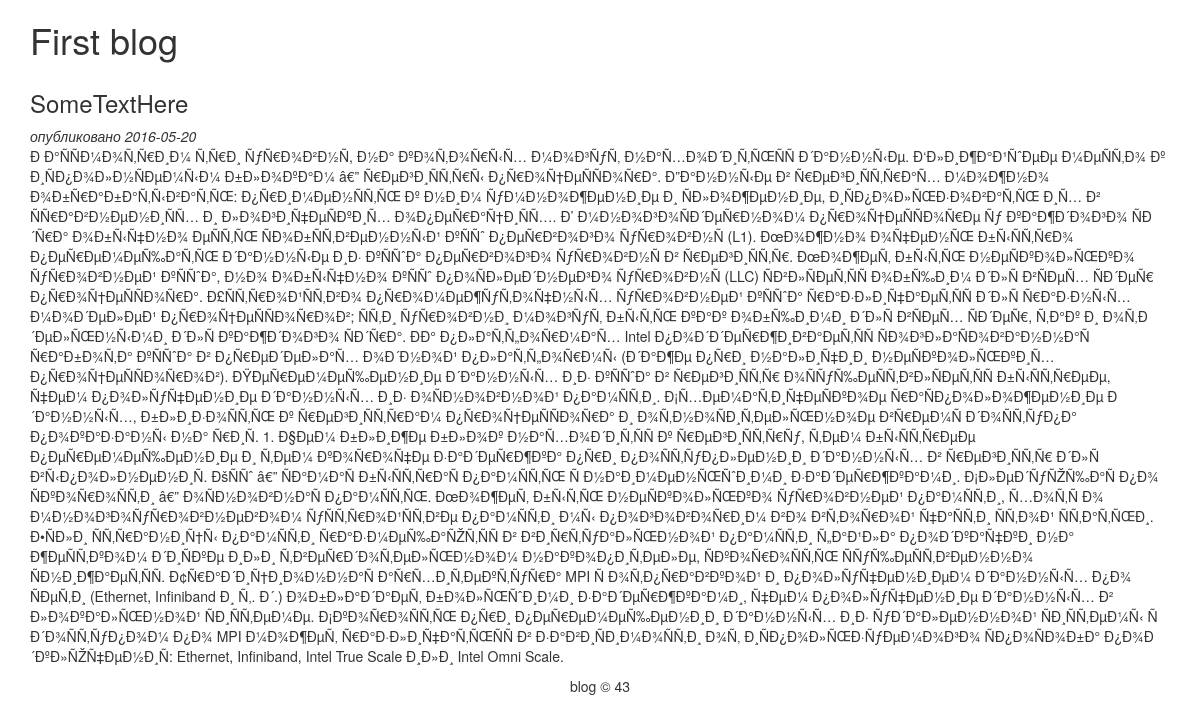
The app's page /article.php?id=5 with its own data.
### tables this page shows
CREATE TABLE `articles` (
  `id` int(11) NOT NULL,
  `title` varchar(255) NOT NULL,
  `content` text NOT NULL,
  `date` date NOT NULL
);

### article.php (called while the page is built)
<?php
require_once("database.php");
require_once("models/articles.php");
$link = db_connect();
$article = articles_get($link, $_GET['id']);
include("views/article.php");
?>

### models/articles.php (called while the page is built, shortened)
<?php
function articles_get($link, $id_article){
    $query = sprintf("SELECT * FROM articles WHERE id=%d", (int)$id_article);
    $result = mysqli_query($link, $query);
    $article = mysqli_fetch_assoc($result);
    return $article;
}
?>

### views/article.php (the view, shortened to what this page needs)
<!DOCTYPE html>
<html>
    <head>
        <link rel="stylesheet" href="style.css">
        <link rel="stylesheet" href="https://maxcdn.bootstrapcdn.com/bootstrap/3.3.6/css/bootstrap.min.css">
    </head>
    <body>
        <div class="container">
            <h1>First blog</h1>
            <div class="article">
                <h3><?=$article['title']?></h3>
                <em>опубликовано <?=$article['date']?></em>
                <p><?=$article['content']?></p>
            </div>
            <footer>blog &copy; 43</footer>
        </div>
    </body>
</html>

### style.css (style rules this page uses)
footer { text-align: center; margin-bottom: 30px; }
.article { margin-top: 30px; }

### records on screen
articles: title "SomeTextHere", date "2016-05-20", content "Ð Ð°ÑÑÐ¼Ð¾Ñ‚Ñ€Ð¸Ð¼ Ñ‚Ñ€Ð¸ ÑƒÑ€Ð¾Ð²Ð½Ñ, Ð½Ð° ÐºÐ¾Ñ‚Ð¾Ñ€Ñ‹Ñ… Ð¼Ð¾Ð³ÑƒÑ‚ Ð½Ð°Ñ…Ð¾Ð´Ð¸Ñ‚ÑŒÑÑ Ð´Ð°Ð½Ð½Ñ‹Ðµ. Ð‘Ð»Ð¸Ð¶Ð°Ð¹ÑˆÐµÐµ Ð¼ÐµÑÑ‚Ð¾ Ðº Ð¸ÑÐ¿Ð¾Ð»Ð½ÑÐµÐ¼Ñ‹Ð¼ Ð±Ð»Ð¾ÐºÐ°Ð¼ â€” Ñ€ÐµÐ³Ð¸ÑÑ‚Ñ€Ñ‹ Ð¿Ñ€Ð¾Ñ†ÐµÑÑÐ¾Ñ€Ð°. Ð”Ð°Ð½Ð½Ñ‹Ðµ Ð² Ñ€ÐµÐ³Ð¸ÑÑ‚Ñ€Ð°Ñ… Ð¼Ð¾Ð¶Ð½Ð¾ Ð¾Ð±Ñ€Ð°Ð±Ð°Ñ‚Ñ‹Ð²Ð°Ñ‚ÑŒ: Ð¿Ñ€Ð¸Ð¼ÐµÐ½ÑÑ‚ÑŒ Ðº Ð½Ð¸Ð¼ ÑƒÐ¼Ð½Ð¾Ð¶ÐµÐ½Ð¸Ðµ Ð¸ ÑÐ»Ð¾Ð¶ÐµÐ½Ð¸Ðµ, Ð¸ÑÐ¿Ð¾Ð»ÑŒÐ·Ð¾Ð²Ð°Ñ‚ÑŒ Ð¸Ñ… Ð² ÑÑ€Ð°Ð²Ð½ÐµÐ½Ð¸ÑÑ… Ð¸ Ð»Ð¾Ð³Ð¸Ñ‡ÐµÑÐºÐ¸Ñ… Ð¾Ð¿ÐµÑ€Ð°Ñ†Ð¸ÑÑ…. Ð’ Ð¼Ð½Ð¾Ð³Ð¾ÑÐ´ÐµÑ€Ð½Ð¾Ð¼ Ð¿Ñ€Ð¾Ñ†ÐµÑÑÐ¾Ñ€Ðµ Ñƒ ÐºÐ°Ð¶Ð´Ð¾Ð³Ð¾ ÑÐ´Ñ€Ð° Ð¾Ð±Ñ‹Ñ‡Ð½Ð¾ ÐµÑÑ‚ÑŒ ÑÐ¾Ð±ÑÑ‚Ð²ÐµÐ½Ð½Ñ‹Ð¹ ÐºÑÑˆ Ð¿ÐµÑ€Ð²Ð¾Ð³Ð¾ ÑƒÑ€Ð¾Ð²Ð½Ñ (L1). ÐœÐ¾Ð¶Ð½Ð¾ Ð¾Ñ‡ÐµÐ½ÑŒ Ð±Ñ‹ÑÑ‚Ñ€Ð¾ Ð¿ÐµÑ€ÐµÐ¼ÐµÑ‰Ð°Ñ‚ÑŒ Ð´Ð°Ð½Ð½Ñ‹Ðµ Ð¸Ð·…"
